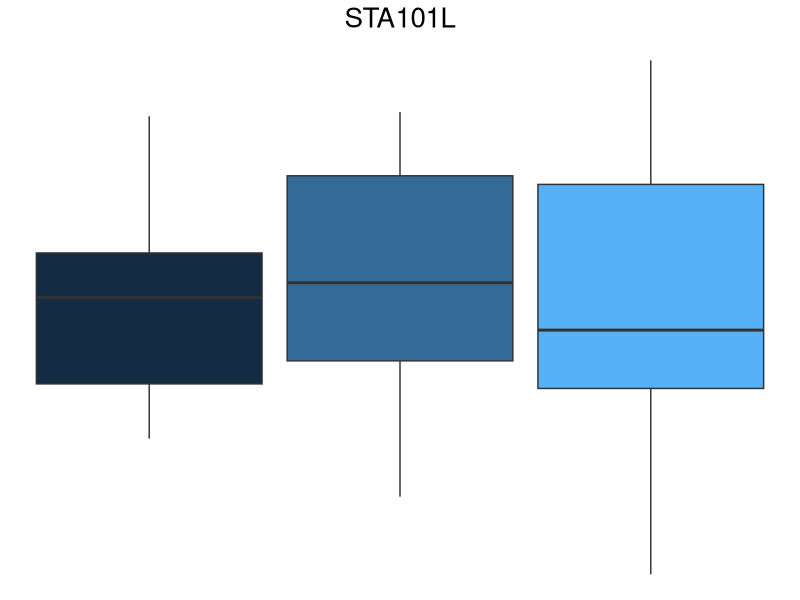

The R script that drew this image:

library(tidyverse)

set.seed(3)

n <- 20
tibble(
  y = rnorm(3*n),
  g = rep(1:3, rep(n,3))
) %>%
  ggplot(aes(y=y, group = g, fill = g)) +
  geom_boxplot() +
  theme_void() +
  theme(
    legend.position = "none",
    plot.title = element_text(hjust = 0.5, size = 20)
    ) +
  labs(title = "STA101L")
#ggsave("logo.jpg", path = "images", height = 1.25, width = 1.25)
#ggsave("logo.jpg", path = "slides/images", height = 1.25, width = 1.25)
